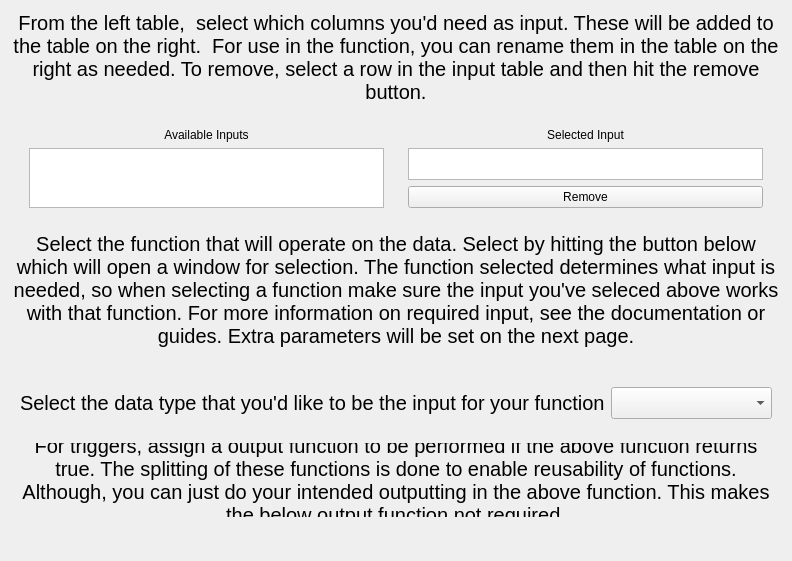
<?xml version="1.0" encoding="UTF-8"?>
<ui version="4.0">
 <class>CreateActionSettingsPage</class>
 <widget class="QWidget" name="CreateActionSettingsPage">
  <property name="geometry">
   <rect>
    <x>0</x>
    <y>0</y>
    <width>792</width>
    <height>561</height>
   </rect>
  </property>
  <property name="windowTitle">
   <string>CreateActionSettingsPage</string>
  </property>
  <layout class="QVBoxLayout" name="verticalLayout">
   <item>
    <widget class="QLabel" name="label">
     <property name="font">
      <font>
       <pointsize>15</pointsize>
      </font>
     </property>
     <property name="text">
      <string>From the left table,  select which columns you'd need as input. These will be added to the table on the right.  For use in the function, you can rename them in the table on the right as needed. To remove, select a row in the input table and then hit the remove button.</string>
     </property>
     <property name="alignment">
      <set>Qt::AlignCenter</set>
     </property>
     <property name="wordWrap">
      <bool>true</bool>
     </property>
    </widget>
   </item>
   <item>
    <widget class="QWidget" name="widget" native="true">
     <layout class="QHBoxLayout" name="horizontalLayout">
      <item>
       <widget class="QWidget" name="widget_2" native="true">
        <layout class="QVBoxLayout" name="verticalLayout_3">
         <item>
          <widget class="QLabel" name="label_2">
           <property name="text">
            <string>Available Inputs</string>
           </property>
           <property name="alignment">
            <set>Qt::AlignCenter</set>
           </property>
          </widget>
         </item>
         <item>
          <widget class="QTableView" name="availableInputTable">
           <property name="font">
            <font>
             <pointsize>18</pointsize>
            </font>
           </property>
           <property name="editTriggers">
            <set>QAbstractItemView::NoEditTriggers</set>
           </property>
           <property name="selectionMode">
            <enum>QAbstractItemView::NoSelection</enum>
           </property>
          </widget>
         </item>
        </layout>
       </widget>
      </item>
      <item>
       <widget class="QWidget" name="widget_3" native="true">
        <layout class="QVBoxLayout" name="verticalLayout_2">
         <item>
          <widget class="QLabel" name="label_3">
           <property name="text">
            <string>Selected Input</string>
           </property>
           <property name="alignment">
            <set>Qt::AlignCenter</set>
           </property>
          </widget>
         </item>
         <item>
          <widget class="QTableView" name="selectedInputTable">
           <property name="font">
            <font>
             <pointsize>18</pointsize>
            </font>
           </property>
           <property name="selectionMode">
            <enum>QAbstractItemView::SingleSelection</enum>
           </property>
          </widget>
         </item>
         <item>
          <widget class="QWidget" name="widget_4" native="true">
           <layout class="QHBoxLayout" name="horizontalLayout_4">
            <property name="spacing">
             <number>0</number>
            </property>
            <property name="leftMargin">
             <number>0</number>
            </property>
            <property name="topMargin">
             <number>0</number>
            </property>
            <property name="rightMargin">
             <number>0</number>
            </property>
            <property name="bottomMargin">
             <number>0</number>
            </property>
            <item>
             <widget class="QPushButton" name="removeButton">
              <property name="text">
               <string>Remove</string>
              </property>
             </widget>
            </item>
           </layout>
          </widget>
         </item>
        </layout>
       </widget>
      </item>
     </layout>
    </widget>
   </item>
   <item>
    <widget class="QLabel" name="label_4">
     <property name="font">
      <font>
       <pointsize>15</pointsize>
      </font>
     </property>
     <property name="text">
      <string>Select the function that will operate on the data. Select by hitting the button below which will open a window for selection. The function selected determines what input is needed, so when selecting a function make sure the input you've seleced above works with that function. For more information on required input, see the documentation or guides. Extra parameters will be set on the next page.</string>
     </property>
     <property name="alignment">
      <set>Qt::AlignCenter</set>
     </property>
     <property name="wordWrap">
      <bool>true</bool>
     </property>
    </widget>
   </item>
   <item>
    <widget class="QWidget" name="calcFuncWidget" native="true">
     <layout class="QHBoxLayout" name="horizontalLayout_2"/>
    </widget>
   </item>
   <item>
    <widget class="QWidget" name="widget_5" native="true">
     <layout class="QHBoxLayout" name="horizontalLayout_5">
      <item>
       <widget class="QLabel" name="label_5">
        <property name="font">
         <font>
          <pointsize>15</pointsize>
         </font>
        </property>
        <property name="text">
         <string>Select the data type that you'd like to be the input for your function</string>
        </property>
       </widget>
      </item>
      <item>
       <widget class="QComboBox" name="dataTypeCombo">
        <property name="font">
         <font>
          <pointsize>15</pointsize>
         </font>
        </property>
       </widget>
      </item>
     </layout>
    </widget>
   </item>
   <item>
    <widget class="QWidget" name="triggerWidget" native="true">
     <layout class="QVBoxLayout" name="verticalLayout_4">
      <item>
       <widget class="QLabel" name="label_6">
        <property name="font">
         <font>
          <pointsize>15</pointsize>
         </font>
        </property>
        <property name="text">
         <string>For triggers, assign a output function to be performed if the above function returns true. The splitting of these functions is done to enable reusability of functions. Although, you can just do your intended outputting in the above function. This makes the below output function not required.</string>
        </property>
        <property name="alignment">
         <set>Qt::AlignCenter</set>
        </property>
        <property name="wordWrap">
         <bool>true</bool>
        </property>
       </widget>
      </item>
      <item>
       <widget class="QWidget" name="outputFuncWidget" native="true">
        <layout class="QHBoxLayout" name="horizontalLayout_3"/>
       </widget>
      </item>
     </layout>
    </widget>
   </item>
  </layout>
 </widget>
 <resources/>
 <connections/>
</ui>
